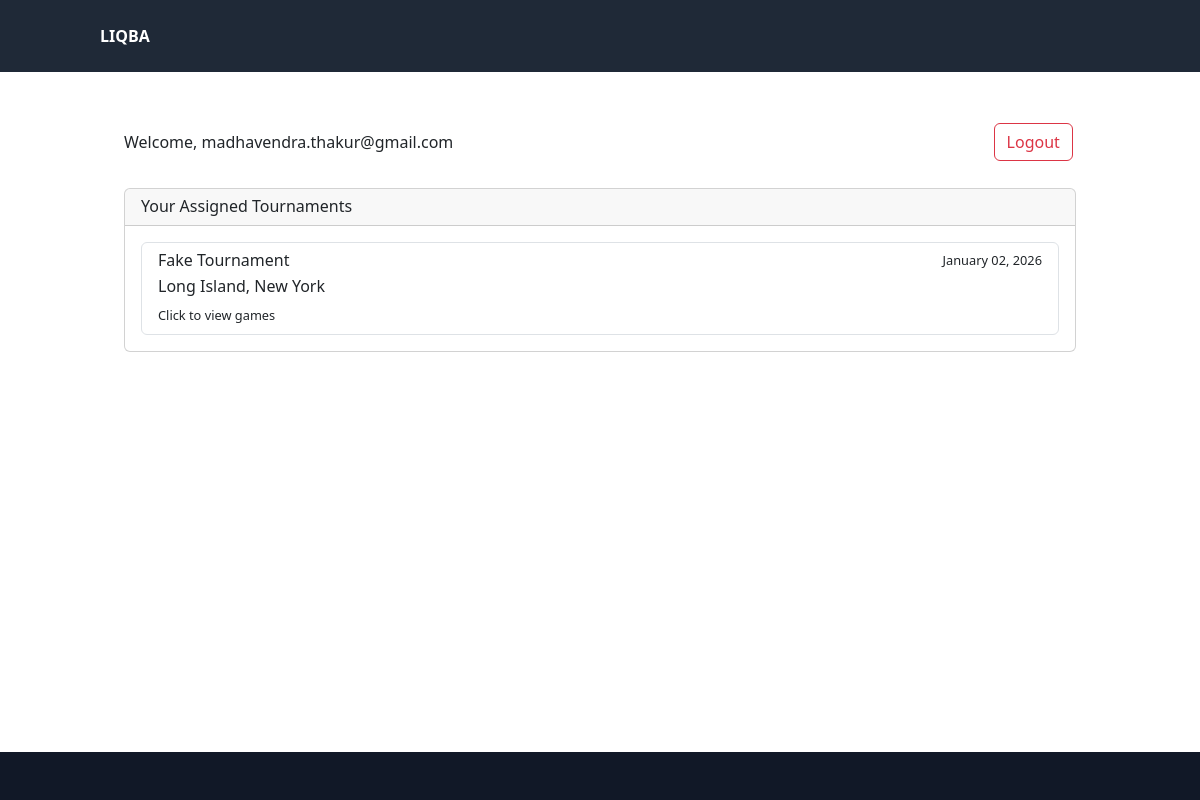
/reader/dashboard (signed in), run on the app's committed database.
### models/reader.py (models this page shows, shortened)
class Reader(UserMixin, db.Model):
    __tablename__ = 'reader'
    id = db.Column(db.Integer, primary_key=True)
    email = db.Column(db.String(120), unique=True, nullable=False, index=True)
    hashed_password = db.Column(db.String(128), nullable=False)
    created_at = db.Column(db.DateTime, default=datetime.utcnow)
    last_login = db.Column(db.DateTime, nullable=True)
    tournament_assignments = db.relationship(
        'ReaderTournament',
        back_populates='reader',
        cascade='all, delete-orphan',
        single_parent=True
    )
    assigned_tournaments = association_proxy(
        'tournament_assignments', 'tournament',
        creator=lambda t: ReaderTournament(tournament=t)
    )

### models/tournament.py (models this page shows, shortened)
class Tournament(db.Model):
    __tablename__ = 'tournament'
    id = db.Column(db.Integer, primary_key=True)
    name = db.Column(db.String(100), nullable=False)
    date = db.Column(db.Date, nullable=False)
    location = db.Column(db.String(100))
    password = db.Column(db.String(10), nullable=False)
    format_json = db.Column(db.Text, nullable=False, default='{}')  # JSON format with default value
    status = db.Column(db.String(20), default='planning')  # planning, registration, active, completed
    created_at = db.Column(db.DateTime, server_default=db.func.now())
    updated_at = db.Column(db.DateTime, server_default=db.func.now(), onupdate=db.func.now())
    games = db.relationship('Game', back_populates='tournament', lazy=True, cascade='all, delete-orphan')
    questions = db.relationship('Question', back_populates='tournament_rel', lazy=True, foreign_keys='Question.tournament_id')
    team_aliases = db.relationship('TeamAlias', back_populates='tournament', lazy=True, cascade='all, delete-orphan')
    room_aliases = db.relationship('RoomAlias', back_populates='tournament', lazy=True, cascade='all, delete-orphan')
    reader_assignments = db.relationship(
        'ReaderTournament',
        back_populates='tournament',
        cascade='all, delete-orphan',
        single_parent=True
    )
    readers = association_proxy(
        'reader_assignments', 'reader',
        creator=lambda r: ReaderTournament(reader=r)
    )
    @property
    def format(self):
        return json.loads(self.format_json)
    @format.setter
    def format(self, value):
        if isinstance(value, str):
            self.format_json = value
        else:
            self.format_json = json.dumps(value)

### controllers/reader_controller.py (the view)
@reader_bp.route('/dashboard')
@login_required
def dashboard():
    tournaments = current_user.assigned_tournaments
    return render_template('reader/dashboard.html', tournaments=tournaments)

### controllers/reader_controller.py (called while the page is built)
@login_manager.user_loader
def load_reader(reader_id):
    return Reader.query.get(int(reader_id))

### templates/reader/dashboard.html (shortened to what this page needs)
{% extends "base.html" %}
{% block content %}
<div class="container mt-4">
    <div class="d-flex justify-content-between align-items-center mb-4">
        <h2>Welcome, {{ current_user.email }}</h2>
        <a href="{{ url_for('reader.logout') }}" class="btn btn-outline-danger">Logout</a>
    </div>
    <div class="card">
        <div class="card-header">
            <h4 class="mb-0">Your Assigned Tournaments</h4>
        </div>
        <div class="card-body">
            {% if tournaments %}
                <div class="list-group">
                    {% for tournament in tournaments %}
                        <a href="{{ url_for('reader.view_tournament', tournament_id=tournament.id) }}" class="list-group-item list-group-item-action">
                            <div class="d-flex w-100 justify-content-between">
                                <h5 class="mb-1">{{ tournament.name }}</h5>
                                <small>{{ tournament.date.strftime('%B %d, %Y') }}</small>
                            </div>
                            <p class="mb-1">{{ tournament.location }}</p>
                            <small>Click to view games</small>
                        </a>
                    {% endfor %}
                </div>
            {% else %}
                <div class="alert alert-info">
                    You don't have any assigned tournaments yet. Please contact an administrator.
                </div>
            {% endif %}
        </div>
    </div>
</div>
{% endblock %}

### templates/base.html (style rules this page uses)
.btn { margin: 0.2rem; }
html, body { height: 100%; }
body { display: flex; flex-direction: column; }

### data on the page
Reader: email "madhavendra.thakur@gmail.com"
Tournament: name "Fake Tournament", date "January 02, 2026", location "Long Island, New York"
